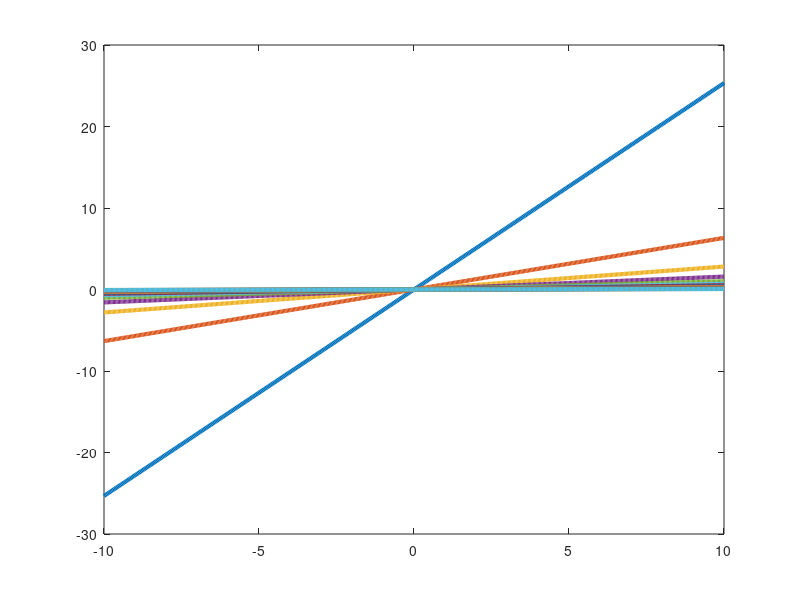

MATLAB code for this plot: (Note: this script raises an error after producing the figure.)
function fig3

close all;

L = 5.0;            % Domain length (one dimension)
N = 20;             % Number of lines to plot

% Dirichlet problem
n_grid = 1:1:N;

dirichlet_eigenvalues = (pi*n_grid/L).^2;
c_grid = linspace(-10,10,500);

figure(1)
h = plot(c_grid, c_grid./(dirichlet_eigenvalues(:)),'linewidth',3.0);
h(1).Color = [1 0 0];
for i=2:N
    h(i).Color = [0 0 1];
end
hold on
z = xline(0,'-.','$\lambda_0$ (Neumann case only)','interpreter','latex');
z.LineWidth = 3.0;
z.LabelHorizontalAlignment = 'left';
z.LabelVerticalAlignment = 'middle';
z.FontSize = 24.0;
text(2.75,9.25,'$\lambda_1$','interpreter','latex','fontsize',24.0);
text(8.25,6,'$\lambda_2$','interpreter','latex','fontsize',24.0);
text(8.25,2.75,'$\lambda_3$','interpreter','latex','fontsize',24.0);
text(8.75,1.75,'$\lambda_4$','interpreter','latex','fontsize',24.0);
hold off

legend('$\mathcal{A}_1 = \{(c,d) : c = \lambda_1 d \}$','$\mathcal{A}_n = \{(c,d) : c = \lambda_n d \}$','location','northwest','interpreter','latex','fontsize',26.0)

% Styling stuff
    ax = gca;
    ax.XGrid = 'on';
    ax.YGrid = 'on';
    ax.GridColor = [0.5, 0.5, 0.5]; % Custom grid color
    ax.GridLineStyle = '-';
    ax.Layer = 'top'; % Make sure the grid is on top
    
    % Remove X and Y labels while keeping the grid lines
    ax.FontSize = 14;
    ax.GridAlpha = 0.15;
    ax.LineWidth = 2;
    % Thicken tick marks
    ax.TickLength = [0.01, 0.01];  % Adjust the tick length to make them more prominent
    ax.TickDir = 'in';  % Makes tick marks point outwards for a cleaner look

ylim([ 0 c_grid(end)]);
xlim( [c_grid(1) c_grid(end)  ] );
axis square;
%

% Labels etc.
xlabel('$c = c_1 - c_2$','interpreter','latex','fontsize',36.0);
ylabel('$d = d_1 - d_2$','interpreter','latex','fontsize',36.0);

b_grid = linspace(-5,5,501);
d_grid = linspace(0.5,10,501);
c1 = zeros(length(b_grid),length(d_grid));
c2 = c1;
c3 = c1;

for i=1:length(b_grid)
    for j=1:length(d_grid)
    c1(j,i) = b_grid(i)*b_grid(i)/d_grid(j) + d_grid(j)*(1*pi/L)^2;
    c2(j,i) = b_grid(i)*b_grid(i)/d_grid(j) + d_grid(j)*(2*pi/L)^2;
    c3(j,i) = b_grid(i)*b_grid(i)/d_grid(j) + d_grid(j)*(3*pi/L)^2;
    end
end

figure(2)
h1 = surf(b_grid,d_grid,c1, 'FaceColor','r', 'FaceAlpha',0.9, 'EdgeColor','none');
hold on
h2 = surf(b_grid,d_grid,c2, 'FaceColor','y', 'FaceAlpha',0.75, 'EdgeColor','none');
h3 = surf(b_grid,d_grid,c3, 'FaceColor','b', 'FaceAlpha',0.5, 'EdgeColor','none');
hold off
grid on

zl = zlabel('$c = c_1 - c_2 = \lambda_n(d,b)$','interpreter','latex','fontsize',30.0);
xl = xlabel('$b = b_1 - b_2$','interpreter','latex','fontsize',30.0);
yl = ylabel('$d = d_1 - d_2$','interpreter','latex','fontsize',30.0);

legend([h1, h2, h3], {'$c = \lambda_1(d,b)$', '$c = \lambda_2(d,b)$', '$c = \lambda_3(d,b)$'}, 'Interpreter', 'latex', 'FontSize', 24);

% Styling stuff, same as above 
ax = gca;
    ax.XGrid = 'on';
    ax.YGrid = 'on';
    ax.GridColor = [0.5, 0.5, 0.5]; % Custom grid color
    ax.GridLineStyle = '-';
    ax.Layer = 'top'; % Make sure the grid is on top

ax.XAxis.FontSize = 14;
ax.YAxis.FontSize = 14;
ax.ZAxis.FontSize = 14; % For 3D plots
zl.FontSize = 36;
yl.FontSize = 36;
xl.FontSize = 36;
    
    ax.GridAlpha = 0.15;
    ax.LineWidth = 2;
    
    % Thicken tick marks
    ax.TickLength = [0.01, 0.01]; 
    ax.TickDir = 'in';  
    
hold off
end